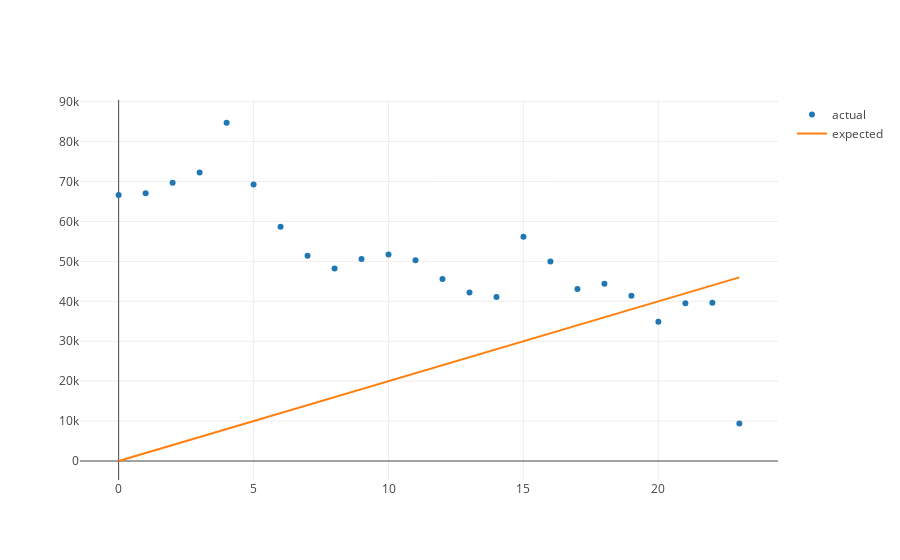

Source (notebook cell):
### Markdown cell above
So this is saying that for each month after Sept. 2015, revenue increases by 20,000.  Let's see what this looks like as a plot.  Once again, we create our trace by passing through out x_values, our list `months_since_september`.  And we create our `y_hats` by mapping through our x values and passing value as an argument to our updated `y_hat` formula.

### Code cell
varying_y_hats = list(map(y_hat, months_since_september))

varying_model = {'x': months_since_september, 'y': varying_y_hats, 'name':'expected'}
varying_model
iplot([scatter, varying_model])

### Figure 1 — Plotly figure (JSON) as saved in the notebook; plotly's stock layout.template omitted (floating-point values rounded to 4 significant figures)
{"data": [{"mode": "markers", "name": "actual", "type": "scatter", "uid": "f5e3ca36-1e53-43d8-9780-7ec1448a2406", "x": [0, 1, 2, 3, 4, 5, 6, 7, 8, 9, 10, 11, 12, 13, 14, 15, 16, 17, 18, 19, 20, 21, 22, 23], "y": [66609, 67048, 69664, 72238, 84721, 69224, 58697, 51430, 48239, 50574, 51707, 50305, 45590, 42180, 41054, 56182, 49965, 43094, 44414, 41393, 34903, 39535, 39627, 9400]}, {"name": "expected", "type": "scatter", "uid": "0e092bef-65a5-4706-8e8b-af7254157ee6", "x": [0, 1, 2, 3, 4, 5, 6, 7, 8, 9, 10, 11, 12, 13, 14, 15, 16, 17, 18, 19, 20, 21, 22, 23], "y": [0, 2000, 4000, 6000, 8000, 10000, 12000, 14000, 16000, 18000, 20000, 22000, 24000, 26000, 28000, 30000, 32000, 34000, 36000, 38000, 40000, 42000, 44000, 46000]}], "layout": {"autosize": true, "xaxis": {"autorange": true, "range": [-1.417, 24.42], "type": "linear"}, "yaxis": {"autorange": true, "range": [-4780.0, 90830.0], "type": "linear"}}}
